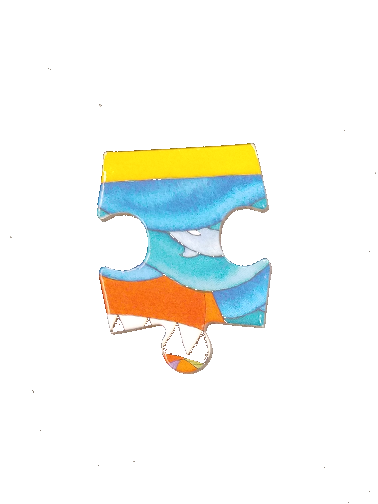
#> input picture piece1.png, 378 x 504 px
$ python translate.py
#> lines starting #> are read from the running program, lines starting #| are printed output that depends on the picture; after the words box and inside, x2 and y2 are one past the last pixel; in counts of white or black regions, pixels touching at a corner belong together
import cv2
import numpy as np
from PIL import Image

im = Image.open('piece1.png')
#> im is the input picture: PIL image 378x504 RGBA; mean R, G, B, A 23.6, 25.7, 21, 35.3
pix = im.load()
width, height = im.size
#> width = 378; height = 504
for x in range(0, width):
    for y in range(0, height):
        if pix[x, y]==(255, 255, 255):
            pix[x, y]=(0, 0, 0)
        else:
            pix[x, y]=(255, 255, 255)
im.save('piece1translated.png')
img = cv2.imread('piece1translated.png',0)
#> img: shape (504, 378); every value is 255
rows,cols = img.shape
#> rows = 504; cols = 378
M = np.float32([[1,0,100],[0,1,50]])
dst = cv2.warpAffine(img,M,(cols,rows))
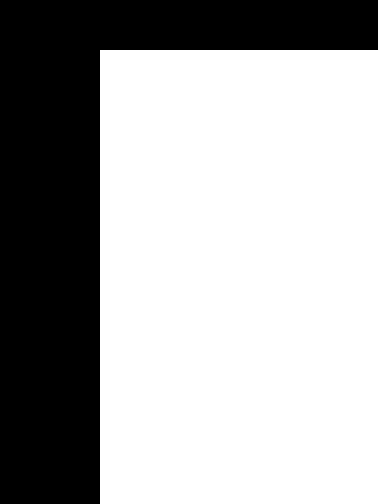
#> dst: shape (504, 378); 66.2% white; 1 black region, box (x1, y1, x2, y2) and area: (0, 0, 378, 504) 64300
img = Image.fromarray(dst)
img.save('piece1translated.png')
im = Image.open('piece1translated.png')
pix = im.load()
for x in range(0, width):
    for y in range(0, height):
        if pix[x, y]==0:
            pix[x, y]=255
        else:
            pix[x, y]=0
im.save('piece1translated.png')
